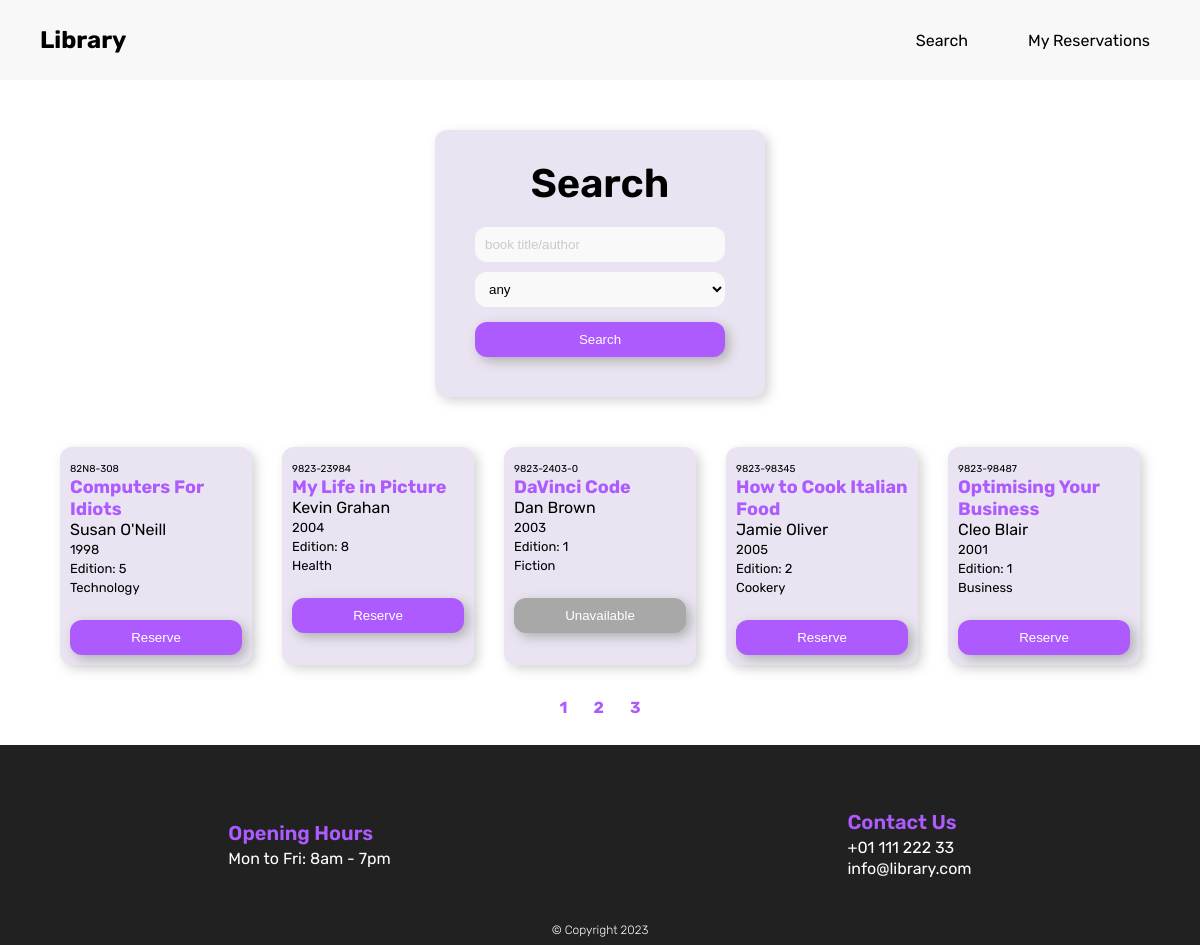
The page /search.php?page=2 (signed in) on the database its author committed.
### tables this page shows
CREATE TABLE `Books` (
  `ISBN` varchar(20) NOT NULL,
  `BookTitle` varchar(40) NOT NULL,
  `Author` varchar(40) NOT NULL,
  `Edition` int(2) NOT NULL,
  `Year` int(4) NOT NULL,
  `Category` int(3) NOT NULL,
  `Reserved` varchar(1) NOT NULL
);

CREATE TABLE `Categories` (
  `CategoryID` int(3) NOT NULL,
  `CategoryDescription` varchar(20) NOT NULL
);

### search.php (the view, shortened to what this page needs)
<?php
    require_once 'connect.php';
    $sql = "SELECT books.isbn, books.booktitle, books.author, books.edition, books.year, books.category, books. reserved, categories.categoryDescription FROM books
            INNER JOIN categories ON books.category = categories.categoryID
            WHERE books.category LIKE '%".$_SESSION['category']."%' AND (books.booktitle LIKE '%".$_SESSION['search']."%' OR books.author LIKE '%".$_SESSION['search']."%')";
    $result = $conn->query($sql);
    if (isset($_GET['page'])) {
        $page = $_GET['page'];
    } else {
        $page = 1;
    }
    $results_per_page = 5;
    $offset = ($page - 1) * $results_per_page;
    $number_of_result = mysqli_num_rows($result);
    $number_of_page = ceil($number_of_result / $results_per_page);
    $sql .= " LIMIT " . $offset . "," . $results_per_page;
    $result = $conn->query($sql);
?>
<!DOCTYPE html>
<html lang="en">
<head>
    <link rel="stylesheet" href="css/style.css">
</head>
<body>
    <?php include 'header.php';?>
    <div class="window">
        <h2>Search</h2>
        <form action="search.php" method="POST">
            <input type="text" id="search" name="search" placeholder="book title/author">
            <select id="categories" name="categories">
                <option value="">any</option>
            </select>
            <input type="submit" value="Search">
        </form>
    </div>
    <?php
        if(isset($_SESSION['user'])) {
            if (isset($_SESSION['results'])) {
                echo '<div class="resultsContainer">';
                    foreach ($_SESSION['results'] as $row) {
                        echo '<div class="result">';
                            echo "<span class='isbn'>" . $row["isbn"] . "</span><br>";
                            echo "<span class='title'>" . $row["booktitle"] . "</span><br>";
                            echo "<span class='author'>" . $row["author"] . "</span><br>";
                            echo "<span class='year'>" . $row["year"] . "</span><br>";
                            echo "<span class='edition'>Edition: " . $row["edition"] . "</span><br>";
                            echo "<span class='category'>" . $row["categoryDescription"] . "</span><br><br>";
                            if ($row["reserved"] == 'N') {
                                echo "<form action='functions.php' method='POST'>";
                                echo "<button type='submit' name='reserve'>Reserve</button>";
                                echo "</form>";
                            } else {
                                echo "<button type='button' class='unavailable' disabled>Unavailable</button>";
                            }
                        echo '</div>';
                    }
                echo '</div>';
                echo '<div class="pagination">';
                    for ($page = 1; $page <= $number_of_page; $page++) {
                        echo '<a href="search.php?page=' . $page . '" class="number">' . $page . ' </a>';
                    }
                echo '</div>';
            }
        } else {
            header("Location: index.php");
        }
        include 'footer.php';
    ?>
</body>
</html>

### css/style.css (style rules this page uses)
:root { --purple: #AD5BFF; --lightpurple: #EAE4F2; }
* { margin: 0; padding: 0; }
body { font-family: 'Rubik'; min-height: 100vh; display: flex; flex-direction: column; }
.window { display: flex; flex-direction: column; align-items: center; width: max-content; padding: 30px; margin: 50px auto; background-color: var(--lightpurple); border-radius: 12px; box-shadow: 4px 4px 12px lightgray; }
.window form { display: flex; flex-direction: column; align-items: center; gap: 10px; width: 250px; padding: 20px 10px 10px; }
.window h2 { font-size: 40px; font-weight: 600; }
.window input, select, .result button { height: 35px; width: 100%; padding: 0 5px 0 10px; border: none; border-radius: 12px; box-sizing: border-box; background-color: #F9F9F9; }
.window input[type="submit"], .result button { margin-top: 5px; padding: 0; background-color: var(--purple); color: white; box-shadow: 4px 4px 12px rgb(175, 175, 175); }
.window input::placeholder { color: #CACACA; }
.resultsContainer { display: flex; justify-content: center; max-width: 90vw; margin: 0 auto; gap: 30px; }
.result { padding: 10px; width: 220px; color: black; background-color: #EAE4F2; border-radius: 12px; box-shadow: 4px 4px 12px lightgray; }
.result .unavailable { background-color: rgb(168, 168, 168); color: white; }
.isbn { font-size: x-small; }
.title { font-size: large; font-weight: bold; color: var(--purple); }
.year { font-size: small; }
.edition { font-size: small; }
.category { font-size: small; }
.pagination { display: flex; justify-content: center; margin-top: 20px; }
.number { padding: 8px; margin: 5px; margin-bottom: 20px; text-decoration: none; font-weight: bold; color: var(--purple); }

### rows shown on the page
books: ISBN "82N8-308", BookTitle "Computers For Idiots", Author "Susan O'Neill", Year "1998", Edition "5", categories.CategoryDescription "Technology"
books: ISBN "9823-23984", BookTitle "My Life in Picture", Author "Kevin Grahan", Year "2004", Edition "8", categories.CategoryDescription "Health"
books: ISBN "9823-2403-0", BookTitle "DaVinci Code", Author "Dan Brown", Year "2003", Edition "1", categories.CategoryDescription "Fiction", Reserved "Unavailable"
books: ISBN "9823-98345", BookTitle "How to Cook Italian Food", Author "Jamie Oliver", Year "2005", Edition "2", categories.CategoryDescription "Cookery"
books: ISBN "9823-98487", BookTitle "Optimising Your Business", Author "Cleo Blair", Year "2001", Edition "1", categories.CategoryDescription "Business"
